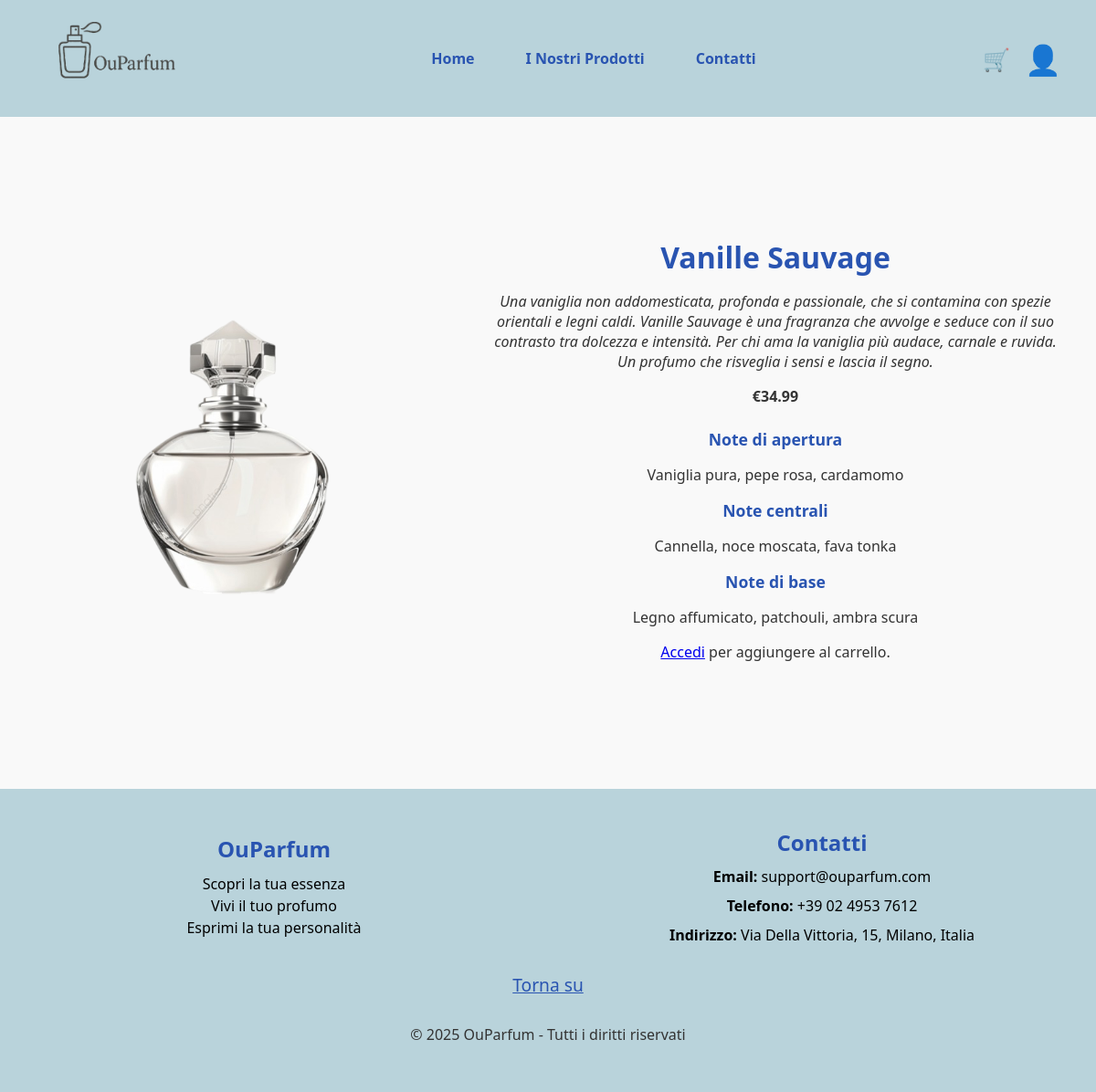
The page /progettoOUPARFUM/prod_info.php?product=4 on the database its author committed.
### tables this page shows
CREATE TABLE IF NOT EXISTS `prodotti` (
  `id` int(11) NOT NULL AUTO_INCREMENT,
  `nome` varchar(50) NOT NULL,
  `descrizione` varchar(1000) NOT NULL,
  `centrale` varchar(500) NOT NULL,
  `base` varchar(500) NOT NULL,
  `apertura` varchar(500) NOT NULL,
  `percorso` varchar(100) NOT NULL,
  `id_categoria` int(11) NOT NULL,
  `prezzo` float NOT NULL,
  PRIMARY KEY (`id`),
  KEY `prodotto_FK1` (`id_categoria`),
  CONSTRAINT `prodotto_FK1` FOREIGN KEY (`id_categoria`) REFERENCES `categorie` (`id`) ON DELETE NO ACTION ON UPDATE NO ACTION
);

### progettoOUPARFUM/prod_info.php (the view, shortened to what this page needs)
<?php
$host = 'localhost';
$db = 'ouparfum';
$user = 'root';
$pass = 'vc-mob2-22';
$conn = new mysqli($host, $user, $pass, $db);
$id_prodotto = isset($_GET['product']) ? intval($_GET['product']) : 0;
$sql = "SELECT * FROM prodotti WHERE id = $id_prodotto";
$result = $conn->query($sql);
$prodotto = $result->fetch_assoc();
?>
<!DOCTYPE html>
<html lang="it">
<head>
  <link rel="stylesheet" href="stilehom.css" />
</head>
<body id="top">
  <header class="site-header">
    <div class="header-left">
      <img src="immagini/logo.png" alt="Logo OuParfum" class="logo">
    </div>
    <nav class="main-nav">
      <ul>
        <li><a href="homepage.php">Home</a></li>
        <li><a href="prodotti.php">I Nostri Prodotti</a></li>
        <li><a href="#bottom">Contatti</a></li>
      </ul>
    </nav>
    <div class="header-icons">
      <a href="carrello.php" class="cart-icon">🛒</a>
      <a href="accesso.html" class="user-icon">👤</a>
    </div>
  </header>
  <main class="product-main">
    <div class="product-container">
      <img src="<?php echo $prodotto['percorso']; ?>" alt="<?php echo $prodotto['nome']; ?>" class="product-image">
      <div class="product-info">
        <h2><?php echo $prodotto['nome']; ?></h2>
        <p class="description"><?php echo $prodotto['descrizione']; ?></p>
        <p class="price">€<?php echo number_format($prodotto['prezzo'], 2); ?></p>
        <h3>Note di apertura</h3>
        <p><?php echo $prodotto['apertura']; ?></p>
        <h3>Note centrali</h3>
        <p><?php echo $prodotto['centrale']; ?></p>
        <h3>Note di base</h3>
        <p><?php echo $prodotto['base']; ?></p>
        <?php if (isset($_SESSION["utente_id"])): ?>
        <form method="POST">
          <button type="submit" class="add-to-cart">Aggiungi al Carrello</button>
        </form>
        <?php else: ?>
        <p><a href="accesso.html">Accedi</a> per aggiungere al carrello.</p>
        <?php endif; ?>
      </div>
    </div>
  </main>
  <footer class="footer" id="bottom">
    <div class="footer-container">
      <div class="footer-info">
        <h4>OuParfum</h4>
        <p class="footer-description">
          Scopri la tua essenza<br>Vivi il tuo profumo<br>Esprimi la tua personalità</p>
      </div>
      <div class="footer-contact">
        <h4>Contatti</h4>
        <p><strong>Email:</strong> support@ouparfum.com</p>
        <p><strong>Telefono:</strong> +39 02 4953 7612</p>
        <p><strong>Indirizzo:</strong> Via Della Vittoria, 15, Milano, Italia</p>
    </div>
    </div>
    <div class="footer-back-to-top">
      <a href="#top" class="back-to-top-link">Torna su</a>
    </div>
    <div class="footer-bottom">
      <p>&copy; 2025 OuParfum - Tutti i diritti riservati</p>
    </div>
  </footer>
</body>
</html>

### progettoOUPARFUM/stilehom.css (style rules this page uses)
body { overflow-x: hidden; margin: 0; font-family: 'Segoe UI', sans-serif; background-color: #fff; color: #333; display: flex; flex-direction: column; min-height: 100vh; }
header { background-color: #b9d3db; padding: 1.5em; text-align: center; }
.site-header { display: flex; align-items: center; justify-content: space-between; background-color: #b9d3db; }
.header-left { display: flex; align-items: center; min-width: 200px; margin-left: 0; padding-left: 0; }
.logo { width: 200px; height: 80px; object-fit: cover; margin: 0; }
.main-nav { flex: 1; display: flex; justify-content: center; }
.main-nav ul { list-style: none; display: flex; gap: 3.5em; margin: 0; padding: 0; }
.main-nav a { text-decoration: none; color: rgb(41, 84, 177); font-weight: bold; }
.header-icons { display: flex; align-items: center; gap: 1em; min-width: 100px; }
.user-icon,.cart-icon { font-size: 1.5em; cursor: pointer; color: rgb(41, 84, 177); text-decoration: none; }
.cart-icon { display: inline-block; transition: transform 0.3s ease; }
.footer { background-color: #b9d3db; color: #000000; padding: 2em 0; position: relative; width: 100%; text-align: center; bottom: 0; }
.footer-container { display: flex; justify-content: center; align-items: center; flex-wrap: wrap; }
.footer-info { flex: 1; text-align: center; margin: 0 20px; }
.footer-info h4 { font-size: 1.5em; color: rgb(41, 84, 177); }
.footer-info .footer-description { font-size: 1em; color: #000000; margin-top: 10px; line-height: 1.5; text-align: center; max-width: 250px; margin-left: auto; margin-right: auto; }
.footer-contact { flex: 1; text-align: center; margin: 0 20px; }
.footer-contact h4 { font-size: 1.5em; color: rgb(41, 84, 177); }
.footer-contact p { font-size: 1em; color: #000000; margin: 5px 0; }
.footer-back-to-top { width: 100%; text-align: center; margin-top: 20px; }
.footer-back-to-top a { font-size: 1.2em; color: rgb(41, 84, 177); }
.footer-bottom { width: 100%; text-align: center; margin-top: 20px; font-size: 1em; color: #333; }
.footer-bottom p { margin: 0; padding: 10px 0; }
.footer h4, .footer p { margin: 10px 0; }
.user-icon { font-size: 2rem; }
h2 { font-size: 1.5rem; color: rgb(41, 84, 177); margin: 0; }
.product-info { text-align: center; margin-top: 0.5em; }
.product-info h3 { margin: 0.5em 0 0.2em; font-size: 1.1em; color: #2954b1; }
.price { color: #333; font-weight: bold; }
.product-main { display: flex; justify-content: center; align-items: center; padding: 3em 2em; min-height: calc(100vh - 160px); background-color: #f9f9f9; }
.product-container { display: flex; align-items: center; gap: 3em; max-width: 1200px; width: 100%; }
.product-image { width: 450px; max-width: 100%; height: auto; object-fit: cover; border-radius: 8px; }
.product-info { flex: 1; }
.product-info h2 { font-size: 2em; margin-bottom: 0.5em; }
.product-info .description { font-style: italic; margin-bottom: 1em; }
.product-info .price { font-weight: bold; color: #333; margin-bottom: 1.5em; }

### rows shown on the page
prodotti: percorso (picture), nome "Vanille Sauvage", descrizione "Una vaniglia non addomesticata, profonda e passionale, che si contamina con spezie orientali e legni caldi. Vanille Sauvage è una fragranza che avvolge e seduce con il suo contrasto tra dolcezza e intensità. Per chi ama la vaniglia più audace, carnale e ruvida. Un profumo che risveglia i sensi e lascia il segno.", prezzo "34.99", apertura "Vaniglia pura, pepe rosa, cardamomo", centrale "Cannella, noce moscata, fava tonka", base "Legno affumicato, patchouli, ambra scura"
